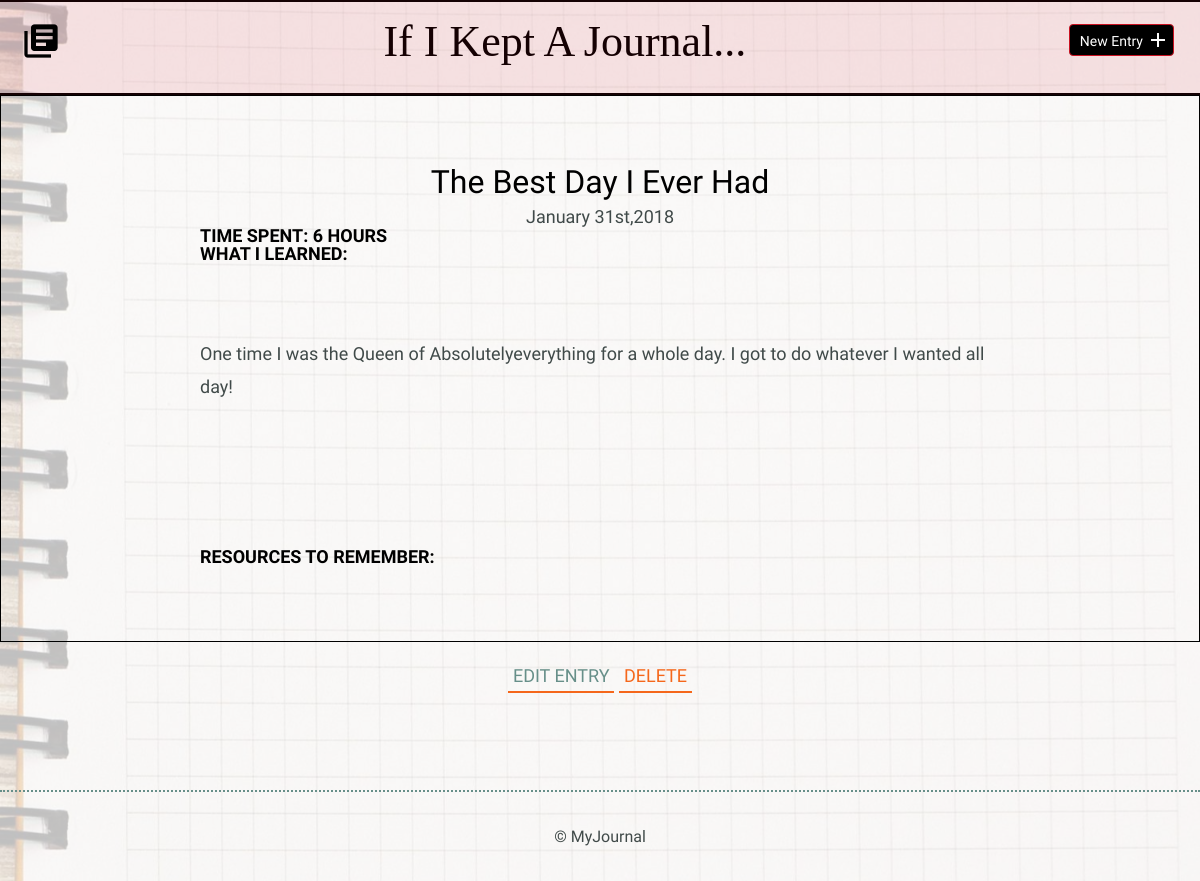
Screenshot of /detail.php?id=1 with the database file from the repository.
### tables this page shows
CREATE TABLE "tags" (
	"tag_id"	INTEGER PRIMARY KEY AUTOINCREMENT,
	"tag"	TEXT,
	"entry_id"	INTEGER,
	FOREIGN KEY("entry_id") REFERENCES "entries"("id")
);

CREATE TABLE "entries" (
	"id"	INTEGER UNIQUE,
	"title"	TEXT,
	"date"	TEXT,
	"time_spent"	INTEGER,
	"learned"	BLOB,
	"resources"	BLOB,
	PRIMARY KEY("id")
);

### inc/functions.php (called while the page is built, shortened)
<?php
function get_detail_page($id){
  include "connection.php";
  $sql = ' SELECT entries.*, tags.tag FROM entries
  LEFT JOIN tags ON entries.id = tags.entry_id
  WHERE id = ?';
  try {
       $results = $db->prepare($sql);
       $results->bindValue(1, $id, PDO::PARAM_INT);
       $results->execute();
  } catch (Exception $e){
      echo "Error!:" . $e->getMessage() . "<br />";
      return false;
  }
  return $results->fetch();
}
 ?>

### detail.php (the view, shortened to what this page needs)
<?php
require 'inc/functions.php';
$id = filter_input(INPUT_GET, 'id', FILTER_SANITIZE_NUMBER_INT);
$entry = get_detail_page($id);
include 'inc/header.php'; ?>
<html>
    <head>
        <link rel="stylesheet" href="css/normalize.css">
        <link rel="stylesheet" href="css/site.css">
    </head>
            <div class="container">
            </div>
        <section>
            <div class="container">
                <div class="entry-list single">
                    <article>
                      <h2><?php echo $entry['title']; ?></h2>
                      <time><?php echo date('F jS,Y',strtotime($entry['date'])); ?></time>
                            <h3 style= "text-align:left;">Time Spent:<?php echo "<time> " . $entry['time_spent'] . "</time>"; ?></h3>
                            <h3 style= "text-align:left;">What I Learned:</h3>
                            <p class="entry"><?php echo $entry['learned']; ?></p>
                        </div>
                        <div class="entry">
                            <h3>Resources to Remember:</h3>
                        </div>
                </div>
            <div class="edit">
                <p><a href="edit.php?id=<?php echo $id; ?>">Edit Entry</a>
                <a href="delete.php?id=<?php echo $id; ?>"style='color:#f5671b'>Delete</a></p>
            </div>
        </section>
        <?php include 'inc/footer.php'; ?>
    </body>
</html>

### css/site.css (style rules this page uses)
.container { margin: 0 auto; padding: 0 25px; border: 1px solid black; }
h1, h2, h3 { margin: 0; font-weight: 400; line-height: 1em; color: #000; }
h2 { font-size: 32px; }
h3 { font-size: 18px; font-family: 'Work Sans', serif; font-weight: 600; text-transform: uppercase; }
p { line-height: 1.8em; font-size: 18px; }
p a { border-bottom: 2px solid #f5671b; padding: 5; color: #678f89; text-decoration: none; }
.entry-list, .edit-entry, .new-entry { max-width: 800px; margin: 0 auto; padding: 70px 0 150px 0; }
.entry-list article { margin-bottom: 80px; text-align: center; }
.entry-list article:last-child { margin-bottom: 0; }
.entry-list article h2 { margin-bottom: 8px; }
.entry-list.single { padding-bottom: 70px; }
.entry-list.single time { font-size: 18px; }
.entry { max-width: 800px; margin: 75px auto 0 auto; text-align: left; }
.edit { padding-bottom: 80px; text-align: center; margin: 0 auto; }
.edit a { font-weight: 400; text-transform: uppercase; font-size: 18px; }

### rows the page displays
tags: entry.title "The Best Day I Ever Had", entry.date "January 31st,2018", entry.time_spent "6 HOURS", entry.learned "One time I was the Queen of Absolutelyeverything for a whole day. I got to do whatever I wanted all day!"
